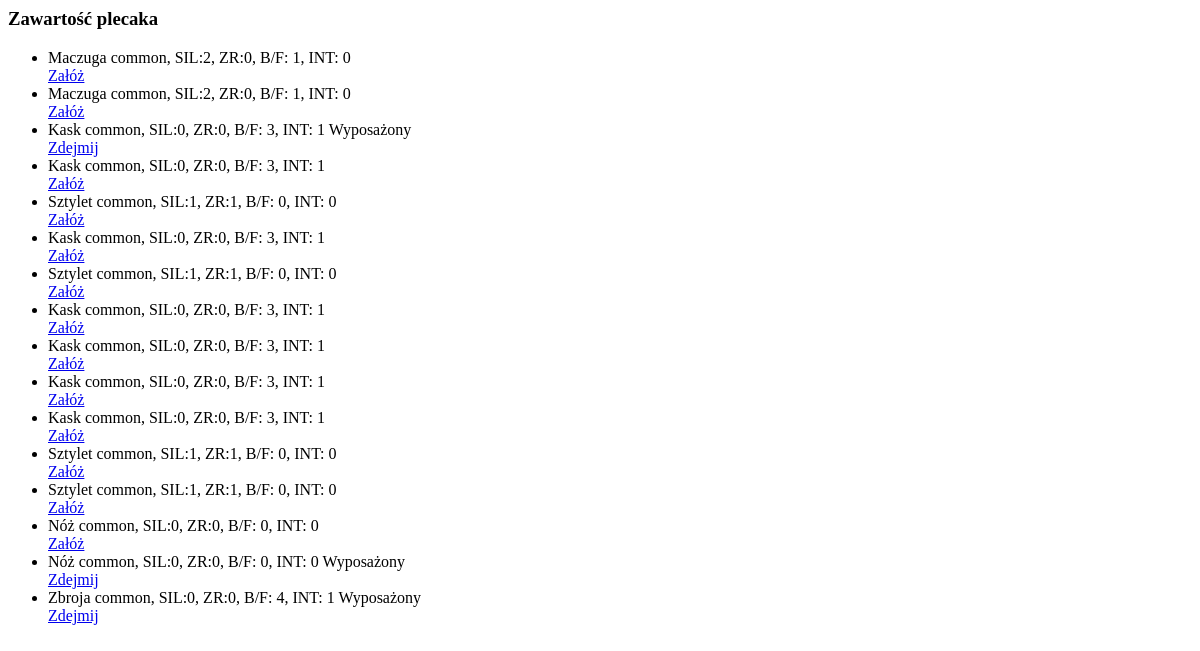
/inventory/plecak/ (signed in), run on an earlier commit of the app's database.
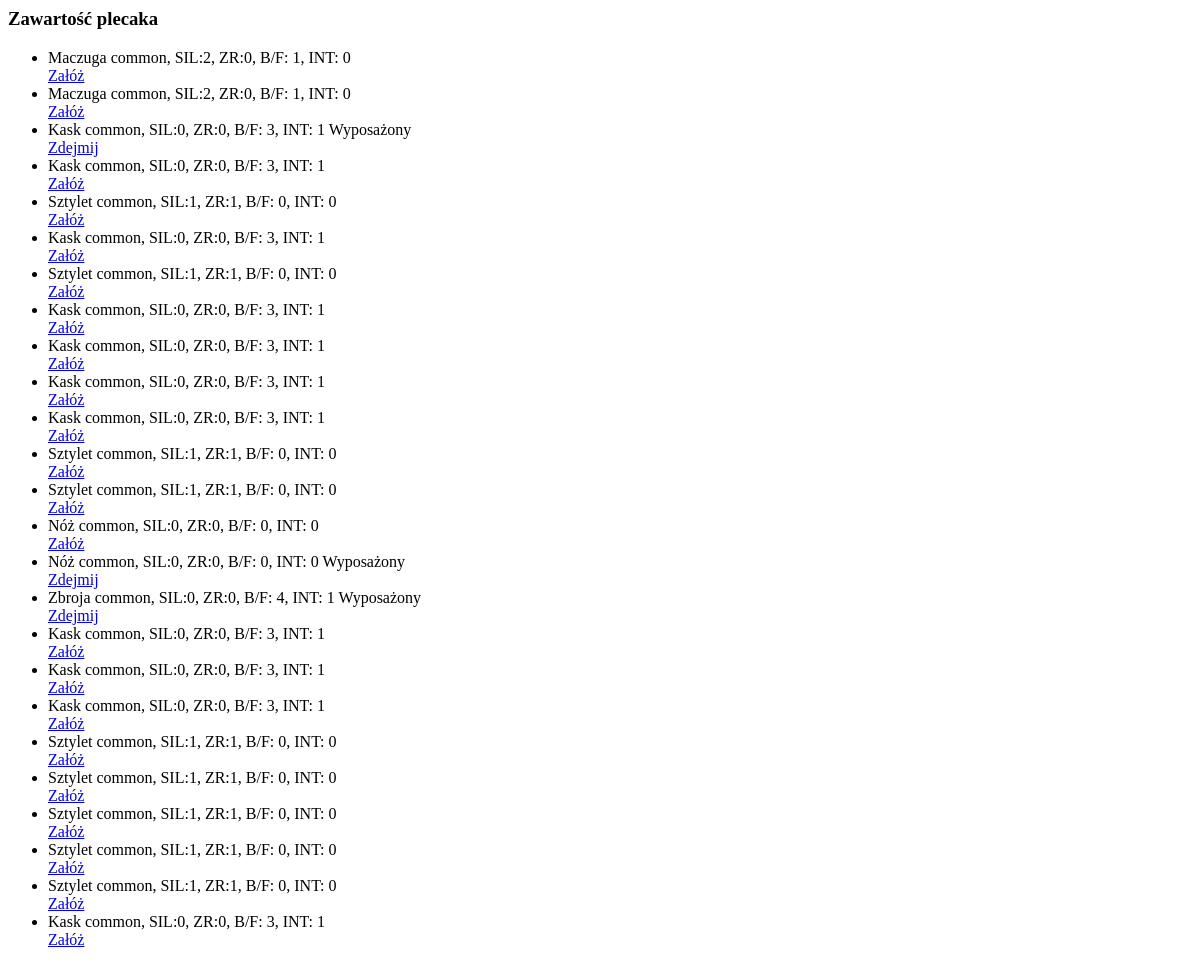
And on a later commit of the database.
### inventory/models.py (models this page shows)
class InventoryItem(models.Model):
    user = models.ForeignKey(User, on_delete=models.CASCADE)
    item = models.ForeignKey(Item, on_delete=models.CASCADE)
    equipped = models.BooleanField(default=False)
    def __str__(self):
        return f"{self.item.name} ({self.user.username}){' [Equipped]' if self.equipped else ''}"

### items/models.py (models this page shows, shortened)
class Item(models.Model):
    SLOT_CHOICES = [
        ('head', 'Head'),
        ('chest', 'Chest'),
        ('legs', 'Legs'),
        ('feet', 'Feet'),
        ('hands', 'Hands'),
        ('weapon', 'Weapons'),
        ('shield', 'Shield'),
        ('accessory', 'Accessory'),
    ]
    name = models.CharField(max_length=100, unique=True, help_text="Nazwa przedmiotu")
    description = models.TextField(blank=True, help_text="Opis przedmiotu")
    rarity = models.CharField(
        max_length=50,
        choices=[
            ('common', 'Common'),
            ('uncommon', 'Uncommon'),
            ('rare', 'Rare'),
            ('epic', 'Epic'),
            ('legendary', 'Legendary'),
        ],
        default='common',
        help_text= "Rzadkość przedmiotu"
    )
    slot = models.CharField(
        max_length=50,
        choices=SLOT_CHOICES,
        help_text="Slot, do którego pasuje przedmiot"
    )
    item_level = models.IntegerField(help_text="Poziom przedmiotu(ilvl)")
    dmg = models.IntegerField(default=0, help_text="Obrażenia przedmiotu")
    dmg_max = models.IntegerField(default=0, help_text="Maksymalne obrażenia przedmiotu")
    dmg_min = models.IntegerField(default=0, help_text="Minimalne obrażenia przedmiotu")
    item_strength = models.IntegerField(default=0, help_text="Siła przedmiotu")
    item_dexterity = models.IntegerField(default=0, help_text="Zręczność przedmiotu")
    item_constitution = models.IntegerField(default=0, help_text="Wytrzymałość przedmiotu")
    item_intelligence = models.IntegerField(default=0, help_text="Inteligencja przedmiotu")
    value = models.IntegerField(default=0, help_text="Wartość przedmiotu")

### inventory/views.py (the view)
# urls.py: path("plecak/", views.backpack_view, name="backpack"),
@login_required
def backpack_view(request):
    all_items = InventoryItem.objects.all()
    my_items = InventoryItem.objects.filter(user=request.user)
    print("Zalogowany jako:", request.user.username)
    print("Moje przedmioty:", list(my_items))
    print("Wszystkie przedmioty:", list(all_items))
    return render(request, "inventory/backpackComponent.html", {"items": my_items})

### inventory/context_processors.py (called while the page is built)
def player_banner_context(request):
    if request.user.is_authenticated:
        try:
            player = UserProfile.objects.get(user=request.user)
            return {'player': player}
        except UserProfile.DoesNotExist:
            return {}
    return {}

### inventory/templates/inventory/backpackComponent.html
<div class="bg-gray-800 p-4 rounded-lg shadow-md text-white">
    <h3 class="text-xl font-bold mb-4 text-center">Zawartość plecaka</h3>
    {% if items %}
        <ul class="divide-y divide-gray-600">
            {% for item in items %}
                <li class="py-2 flex justify-between items-center">
                    <div>
                        <span class="font-semibold">{{ item.item.name }}</span>
                        <span> {{ item.item.rarity}}, </span>
                        <span> SIL:{{ item.item.item_strength}}, </span>
                        <span> ZR:{{ item.item.item_dexterity}}, </span>
                        <span> B/F: {{ item.item.item_constitution}}, </span>
                        <span> INT: {{ item.item.item_intelligence}} </span>
                        {% if item.equipped %}
                            <span class="ml-2 px-2 py-1 bg-green-600 text-xs rounded">Wyposażony</span>
                        {% endif %}
                    </div>
                    <div>
                        {% if item.equipped %}
                            <a href="{% url 'unequip_item' item.id %}" class="bg-red-500 hover:bg-red-600 text-white text-sm px-3 py-1 rounded">
                                Zdejmij
                            </a>
                        {% else %}
                            <a href="{% url 'equip_item' item.id %}" class="bg-blue-500 hover:bg-blue-600 text-white text-sm px-3 py-1 rounded">
                                Załóż
                            </a>
                        {% endif %}
                    </div>
                </li>
            {% endfor %}
        </ul>
    {% else %}
        <p class="text-center text-gray-400">Brak przedmiotów w plecaku.</p>
    {% endif %}
</div>

What changed in the data, as far as the page shows it:
added InventoryItem: item.name "Kask", item.rarity "common", item.item_strength "0", item.item_dexterity "0", item.item_constitution "3", item.item_intelligence "1", equipped "Załóż"
added InventoryItem: item.name "Kask", item.rarity "common", item.item_strength "0", item.item_dexterity "0", item.item_constitution "3", item.item_intelligence "1", equipped "Załóż"
added InventoryItem: item.name "Kask", item.rarity "common", item.item_strength "0", item.item_dexterity "0", item.item_constitution "3", item.item_intelligence "1", equipped "Załóż"
added InventoryItem: item.name "Sztylet", item.rarity "common", item.item_strength "1", item.item_dexterity "1", item.item_constitution "0", item.item_intelligence "0", equipped "Załóż"
added InventoryItem: item.name "Sztylet", item.rarity "common", item.item_strength "1", item.item_dexterity "1", item.item_constitution "0", item.item_intelligence "0", equipped "Załóż"
added InventoryItem: item.name "Sztylet", item.rarity "common", item.item_strength "1", item.item_dexterity "1", item.item_constitution "0", item.item_intelligence "0", equipped "Załóż"
added InventoryItem: item.name "Sztylet", item.rarity "common", item.item_strength "1", item.item_dexterity "1", item.item_constitution "0", item.item_intelligence "0", equipped "Załóż"
added InventoryItem: item.name "Sztylet", item.rarity "common", item.item_strength "1", item.item_dexterity "1", item.item_constitution "0", item.item_intelligence "0", equipped "Załóż"
added InventoryItem: item.name "Kask", item.rarity "common", item.item_strength "0", item.item_dexterity "0", item.item_constitution "3", item.item_intelligence "1", equipped "Załóż"
